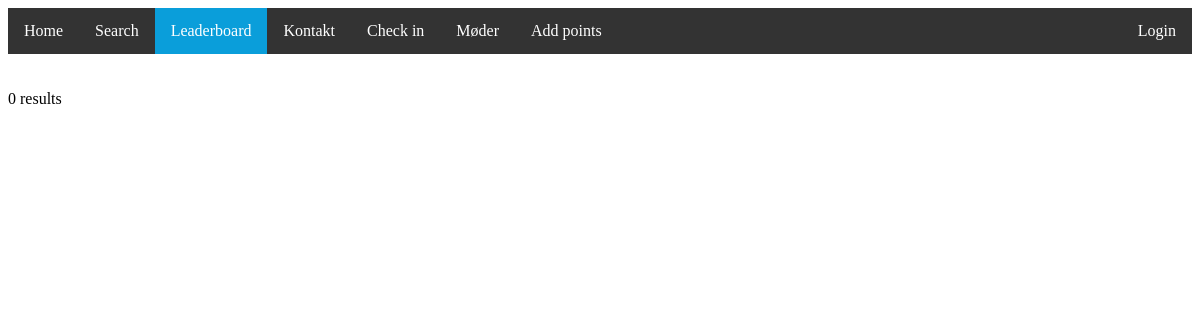
/leaderboard.php, run on an earlier commit of the app's database.
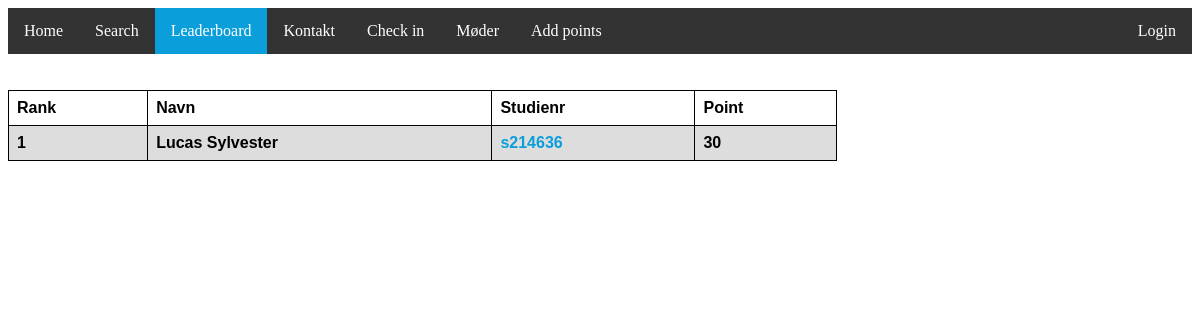
And on a later commit of the database.
### tables this page shows
CREATE TABLE `medlemmer`(
    `id` INT NOT NULL AUTO_INCREMENT PRIMARY KEY,
    `studienr` VARCHAR(255) NOT NULL,
    `navn` VARCHAR(255) NOT NULL,
    `email` VARCHAR(255) NOT NULL,
    `telefonnr` VARCHAR(255) NOT NULL,
    `point` FLOAT NOT NULL,
    `card_id` VARCHAR(255)
);

### user_class.php (the view, shortened to what this page needs)
<?php
    function fetch_leaderboard($print=false){
        include("./config/db_connect.php");
        $sqli = "SELECT * FROM `medlemmer` ORDER BY `point`+0 DESC";
        $result = mysqli_query($db, $sqli);
        $data = mysqli_fetch_all($result,MYSQLI_ASSOC);
        if (($result != False) and ($print==true)){
            $ranknr = 0;
            mysqli_data_seek($result, 0);
            if ($result->num_rows > 0)  {
                echo("<table>
                <tr>
                <th>Rank</th>
                <th>Navn</th>
                <th>Studienr</th>
                <th>Point</th>
                </tr>");
                while($row = $result->fetch_assoc()) {
                    $ranknr += 1;
                    echo("<tr> <th> " . $ranknr. "</th><th>" . $row["navn"]. "</th><th>"
                    ."<a class=\"link\"  href=\"./search?studienr=". $row["studienr"]."&submit=Search\">". $row["studienr"]."</a>" . "</th><th>" . $row["point"]. "</th></tr>");
                }
            } else {
                echo ("<th>0 results</th>");
            }
            echo("</table>");
            }
            return $data;
    }
?>

### leaderboard.php (shortened to what this page needs)
<head>
        <link rel="stylesheet" href="./style/Stylesheet.css">
</head>
<?php
include("./navbar/Navbar.php");
include("user_class.php");
fetch_leaderboard($print=true);
?>

### navbar/Navbar.php (shortened to what this page needs)
<html>
    <head>
        <link rel="stylesheet" href="./navbar/Navbar.css">
    </head>
        <ul class="navbar">
            <li class="nav-item">
                <a class="navbar-link" href="./h">Home</a>
            </li>
            <li class="nav-item">
                <a class="navbar-link" href="./search">Search</a>
            </li>
            <li class="nav-item">
                <a class="navbar-link" href="./leaderboard">Leaderboard</a>
            </li>
            <li class="nav-item">
                <a class="navbar-link" href="./kontakt">Kontakt</a>
            </li>
            <li class="nav-item">
                <a class="navbar-link" href="./checkin">Check in</a>
            </li>
            <li class="nav-item">
                <a class="navbar-link" href="./meetings">Møder</a>
            </li>
            <li class="nav-item">
                <a class="navbar-link" href="./addpoint">Add points</a>
            </li>
            <?php
            if(!isset($_SESSION['id'])){
                ?>
                <li class="nav.item" style="float:right">
                    <a class="navbar-link" href="./login">Login</a>
                </li>
                <?php } ?>
        </ul>
    </body>
</html>

### style/Stylesheet.css (style rules this page uses)
table { font-family: arial, sans-serif; border-collapse: collapse; width: 70%; }
td, th { border: 1px solid #000000; text-align: left; padding: 8px; }
tr:nth-child(even) { background-color: #dddddd; }
tr:nth-child(odd) { background-color: #ffffff; }
.link:link { color: #0a9eda; background-color: transparent; text-decoration: none; }

### navbar/Navbar.css (style rules this page uses)
ul.navbar { list-style-type: none; margin: 0; padding: 0; overflow: hidden; background-color: #333; position: -webkit-sticky; position: sticky; top: 5px; z-index: 5; }
li.nav-item { float: left; }
li a.navbar-link { display: block; color: white; text-align: center; padding: 14px 16px; text-decoration: none; }
.active { background-color: #0a9eda; }

What changed in the data, as far as the page shows it:
added medlemmer: navn "Lucas Sylvester", studienr "s214636", point "30"
Also different on the page:
text no longer shown: "0 results"
text now shown: "Rank Navn Studienr Point"
